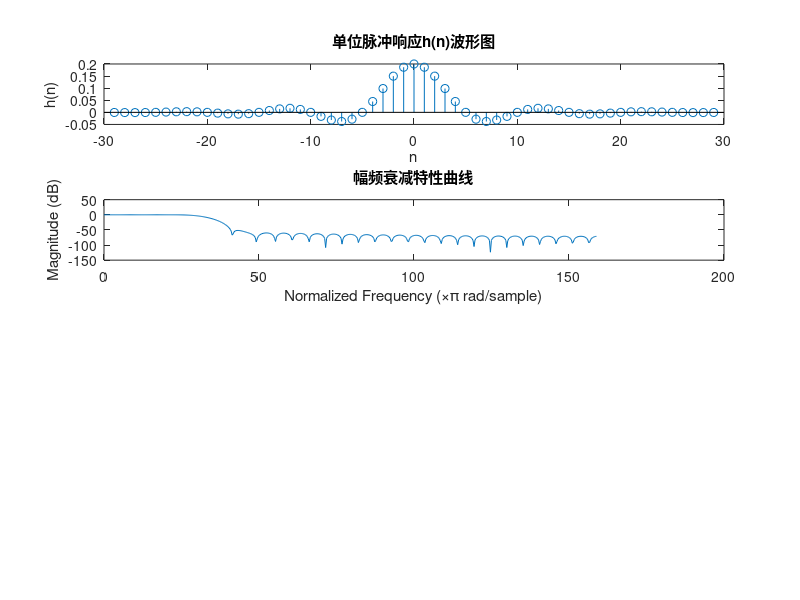

Reproduce this figure in MATLAB. (Note: this script raises an error after producing the figure.)
fs = 1000; 
wp = 0.2*pi; 
ws = 0.3*pi;  
Rp = 1;
Rs = 50;  
delta_w = ws - wp;
M = ceil((Rs-8)/(2.285*delta_w));  
if mod(M, 2) == 0  
    M = M + 1;
end
n = -(M-1)/2:(M-1)/2; 
h = (wp/pi)*sinc((wp/pi)*n);  
w = hamming(M);  
h = h .* w'; 
[H, f] = freqz(h, 1, 512, fs);  
A = 20*log10(abs(H));  
f = f / pi; 

% 绘制单位脉冲响应波形图和幅频特性曲线
subplot(4, 1, 1);
stem(n, h);
title('单位脉冲响应h(n)波形图');
xlabel('n');
ylabel('h(n)');
subplot(4, 1, 2);
plot(f, A);
title('幅频衰减特性曲线');
xlabel('Normalized Frequency (\times\pi rad/sample)');
ylabel('Magnitude (dB)');

% 对语音信号进行滤波并绘制时域波形图
[x, fs] = audioread('motherland.wav');
y = filter(h, 1, x); 
t = (0:length(x)-1)/fs; 
subplot(4, 1, 3);
plot(t, x);
title('语音滤波前时域波形图');
xlabel('Time (s)');
ylabel('Amplitude');
subplot(4, 1, 4);
plot(t, y);
title('语音滤波后时域波形图');
xlabel('Time (s)');
ylabel('Amplitude');
